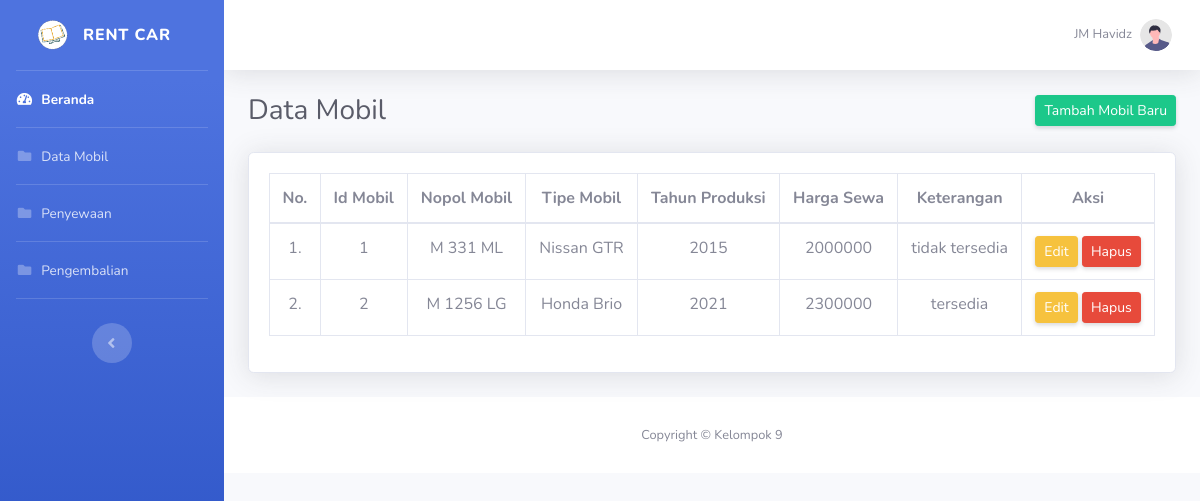
Before: /data_mobil_admin.php (signed in) with the older database file.
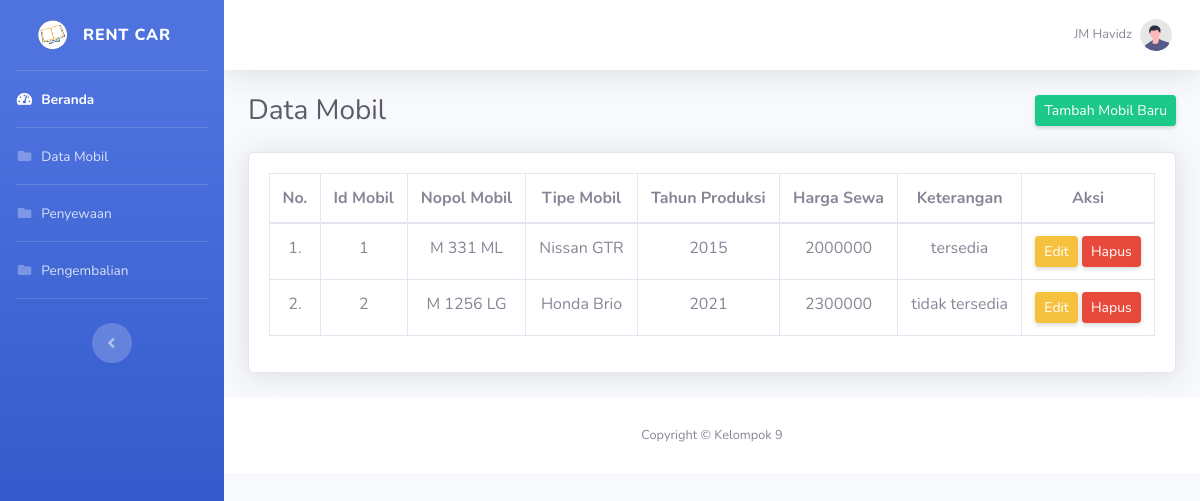
After: the same page with the newer database file.
### tables this page shows
CREATE TABLE `mobil` (
  `id_mobil` int(11) NOT NULL,
  `nopol_mobil` varchar(100) NOT NULL,
  `tipe_mobil` varchar(100) NOT NULL,
  `tahun_produksi` int(11) NOT NULL,
  `harga_sewa` int(11) NOT NULL,
  `keterangan` varchar(100) NOT NULL
);

### data_mobil_admin.php (the view, shortened to what the changed rows need)
<!DOCTYPE html>
<?php
include "connection/koneksi.php";
$id = $_SESSION['id_admin'];
if(isset ($_SESSION['username'])){
    $query = "select * from admin natural join level_user where id_admin = $id";
    mysqli_query($conn, $query);
    $sql = mysqli_query($conn, $query);
    while($r = mysqli_fetch_array($sql)){
?>
<html lang="en">
<head>
    <link href="vendor/fontawesome-free/css/all.min.css" rel="stylesheet" type="text/css">
    <link href="css/sb-admin-2.min.css" rel="stylesheet">
    <link href="css/arabic.css" rel="stylesheet" >
</head>
<body id="page-top">
    <div id="wrapper">
        <ul class="navbar-nav bg-gradient-primary sidebar sidebar-dark accordion" id="accordionSidebar">
        <?php
            if($r['id_level'] == 1){
        ?>
            <a class="sidebar-brand d-flex align-items-center justify-content-center" href="beranda.php">
                <div class="sidebar-brand-icon rotate-n-15">
                    <img src="img/dashboard.png" width="30px" height="30px">
                </div>
                <div class="sidebar-brand-text mx-3">Rent Car</div>
            </a>
            <hr class="sidebar-divider my-0">
            <li class="nav-item active">
                <a class="nav-link" href="beranda.php">
                    <i class="fas fa-fw fa-tachometer-alt"></i>
                    <span>Beranda</span>
                </a>
            </li>
            <hr class="sidebar-divider my-0">
            <li class="nav-item">
                <a class="nav-link" href="data_mobil.php">
                    <i class="fas fa-fw fa-folder"></i>
                    <span>Data Mobil</span>
                </a>
            </li>
            <hr class="sidebar-divider my-0">
            <li class="nav-item">
                <a class="nav-link" href="peminjaman.php">
                    <i class="fas fa-fw fa-folder"></i>
                    <span>Penyewaan</span>
                </a>
            </li>
            <hr class="sidebar-divider my-0">
            <li class="nav-item">
                <a class="nav-link" href="pengembalian.php">
                    <i class="fas fa-fw fa-folder"></i>
                    <span>Pengembalian</span>
                </a>
            </li>
            <hr class="sidebar-divider my-0">
            <br>
            <div class="text-center d-none d-md-inline">
                <button class="rounded-circle border-0" id="sidebarToggle"></button>
            </div>
        <?php
            } else if($r['id_level'] == 2){
        ?>
            <a class="sidebar-brand d-flex align-items-center justify-content-center" href="beranda.php">
                <div class="sidebar-brand-icon">
                    <img src="img/icon.png" width="30px" height="30px">
                </div>
                <div class="sidebar-brand-text mx-3">Rent Car</div>
            </a>
            <hr class="sidebar-divider my-0">
            <li class="nav-item">
                <a class="nav-link" href="beranda.php">
                    <i class="fas fa-fw fa-tachometer-alt"></i>
                    <span>Beranda</span>
                </a>
            </li>
            <hr class="sidebar-divider my-0">
            <li class="nav-item active">
                <a class="nav-link" href="data_mobil_admin.php">
                    <img alt="Image placeholder" src="img/mobil.png">
                    <span>Data Mobil</span>
                </a>
            </li>
            <hr class="sidebar-divider my-0">
            <li class="nav-item">
                <a class="nav-link" href="data_transaksi.php">
                    <img alt="Image placeholder" src="img/pinjam.png">
                    <span>Data Transaksi</span>
                </a>
            </li>
            <hr class="sidebar-divider my-0">
            <br>
            <div class="text-center d-none d-md-inline">
                <button class="rounded-circle border-0" id="sidebarToggle"></button>
            </div>
        <?php
            }
        ?>
        </ul>
        <div id="content-wrapper" class="d-flex flex-column">
            <div id="content">
                <nav class="navbar navbar-expand navbar-light bg-white topbar mb-4 static-top shadow">
                    <ul class="navbar-nav ml-auto">
                        <li class="nav-item dropdown no-arrow">
                            <a class="nav-link dropdown-toggle" href="#" id="userDropdown" role="button"
                                data-toggle="dropdown" aria-haspopup="true" aria-expanded="false">
                                <span class="mr-2 d-none d-lg-inline text-gray-600 small"><?php echo $r['nama'];?></span>
                                <img class="img-profile rounded-circle"
                                    src="img/undraw_profile.svg">
                            </a>
                        </li>
                    </ul>
                </nav>
            <div class="container-fluid">
                <div class="d-sm-flex align-items-center justify-content-between mb-4">
                    <h1 class="h3 mb-0 text-gray-800">Data Mobil</h1>
                    <a href="tambah_mobil.php" class="d-none d-sm-inline-block btn btn-sm btn-success shadow-sm">Tambah Mobil Baru</a>
                </div>
                <section class="mar-top--x-3 mar-bottom--x-5">
                    <div class="card shadow mb-4">
                        <div class="card-body">
                            <div class="table-responsive">
                            <?php
                            $query_data_mobil = "SELECT * FROM mobil";
                            $sql_data_mobil = mysqli_query($conn, $query_data_mobil);
                            $no = 1;
                            ?>
                                <table class="table table-bordered" id="dataTable" width="100%" cellspacing="0">
                                    <thead align="center">
                                        <tr>
                                            <th>No.</th>
                                            <th>Id Mobil</th>
                                            <th>Nopol Mobil</th>
                                            <th>Tipe Mobil</th>
                                            <th>Tahun Produksi</th>
                                            <th>Harga Sewa</th>
                                            <th>Keterangan</th>
                                            <th>Aksi</th>
                                        </tr>
                                    </thead>
                                    <tbody align="center">
                                    <?php
                                        while($r_dt_mobil = mysqli_fetch_array($sql_data_mobil)){
                                    ?>
                                        <tr class="odd gradeX">
                                        <td><center><?php echo $no++; ?>.</center></td>
                                        <td><?php echo $r_dt_mobil['id_mobil']; ?></td>
                                        <td><?php echo $r_dt_mobil['nopol_mobil']; ?></td>
                                        <td><?php echo $r_dt_mobil['tipe_mobil']; ?></td>
                                        <td><?php echo $r_dt_mobil['tahun_produksi']; ?></td>
                                        <td><?php echo $r_dt_mobil['harga_sewa']; ?></td>
                                        <td><?php echo $r_dt_mobil['keterangan']; ?></td>
                                        <td>
                                        <button class="d-none d-sm-inline-block btn btn-sm btn-warning shadow-sm"data-toggle="modal" data-target="#editModal<?php echo $r_dt_mobil['id_mobil']; ?>">Edit</button>
                                            <button class="d-none d-sm-inline-block btn btn-sm btn-danger shadow-sm" data-toggle="modal" data-target="#hapusModal<?php echo $r_dt_mobil['id_mobil']; ?>">Hapus</button>
                                        </td>
                                        </tr>
                                    <?php
                                        }
                                    ?>
                                    </tbody>
                                </table>
                            </div>
                        </div>
                    </div>
                </section>
            </div>
            <footer class="sticky-footer bg-white">
                <div class="container my-auto">
                    <div class="copyright text-center my-auto">
                        <span>Copyright &copy; Kelompok 9</span>
                    </div>
                </div>
            </footer>
        </div>
    </div>
</body>
</html>
<?php
  }
} else {
  header('location: logout.php');
}
?>

Changed rows visible on the page:
changed mobil "M 331 ML": keterangan "tidak tersedia" → "tersedia"
changed mobil "M 1256 LG": keterangan "tersedia" → "tidak tersedia"
